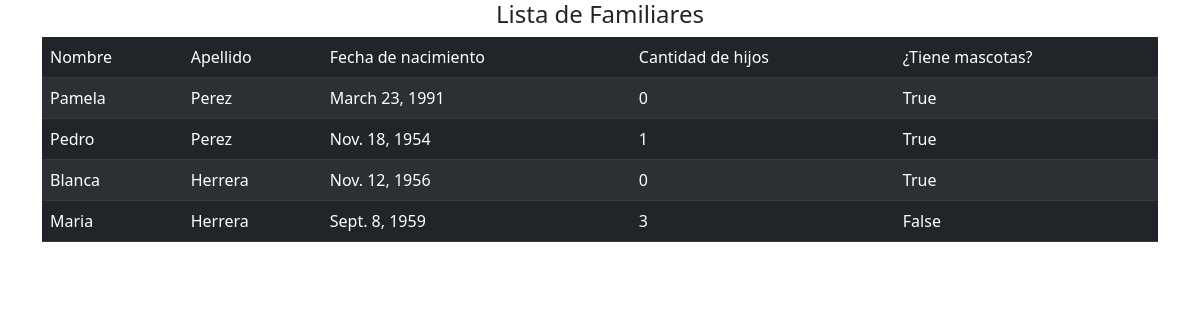
Screenshot of /familia/ with the database file from the repository.
### app_familia/models.py (models this page shows)
class Familiar(models.Model):
    nombre = models.CharField(max_length=70)
    apellido = models.CharField(max_length=70)
    fecha_nacimiento = models.DateField()
    cantidad_hijos = models.IntegerField(default=0)
    tiene_mascotas = models.BooleanField()

### app_familia/views.py (the view)
# urls.py: path('familia/', getFamilia),
def getFamilia(self):
    familiares = Familiar.objects.values('nombre','apellido', 'fecha_nacimiento','cantidad_hijos','tiene_mascotas')
    familiares_dict= {
        'familiares':familiares
    }
    plantilla = loader.get_template('familia.html')
    documento = plantilla.render(familiares_dict)
    return HttpResponse(documento)

### app_familia/templates/familia.html (shortened to what this page needs)
<!DOCTYPE html>
<html lang="en">
<head>
    <link href="https://cdn.jsdelivr.net/npm/bootstrap@5.2.0/dist/css/bootstrap.min.css" rel="stylesheet">
</head>
<body class="container">
    <div class="text-center"><h4>Lista de Familiares</h4></div>
    <table class="table table-dark table-striped table-hover">
        <thead class="table-dark">
            <tr>
                <td>Nombre</td>
                <td>Apellido</td>
                <td>Fecha de nacimiento</td>
                <td>Cantidad de hijos</td>
                <td>¿Tiene mascotas?</td>
            </tr>
        </thead>
        {% for f in familiares %}
        <tr>
            <td>{{f.nombre}}</td>
            <td>{{f.apellido}}</td>
            <td>{{f.fecha_nacimiento}}</td>
            <td>{{f.cantidad_hijos}}</td>
            <td>{{f.tiene_mascotas}}</td>
        </tr>
        {% endfor %}
    </table>
</body>
</html>

### rows the page displays
Familiar: nombre "Pamela", apellido "Perez", fecha_nacimiento "March 23, 1991", cantidad_hijos "0", tiene_mascotas "True"
Familiar: nombre "Pedro", apellido "Perez", fecha_nacimiento "Nov. 18, 1954", cantidad_hijos "1", tiene_mascotas "True"
Familiar: nombre "Blanca", apellido "Herrera", fecha_nacimiento "Nov. 12, 1956", cantidad_hijos "0", tiene_mascotas "True"
Familiar: nombre "Maria", apellido "Herrera", fecha_nacimiento "Sept. 8, 1959", cantidad_hijos "3", tiene_mascotas "False"
